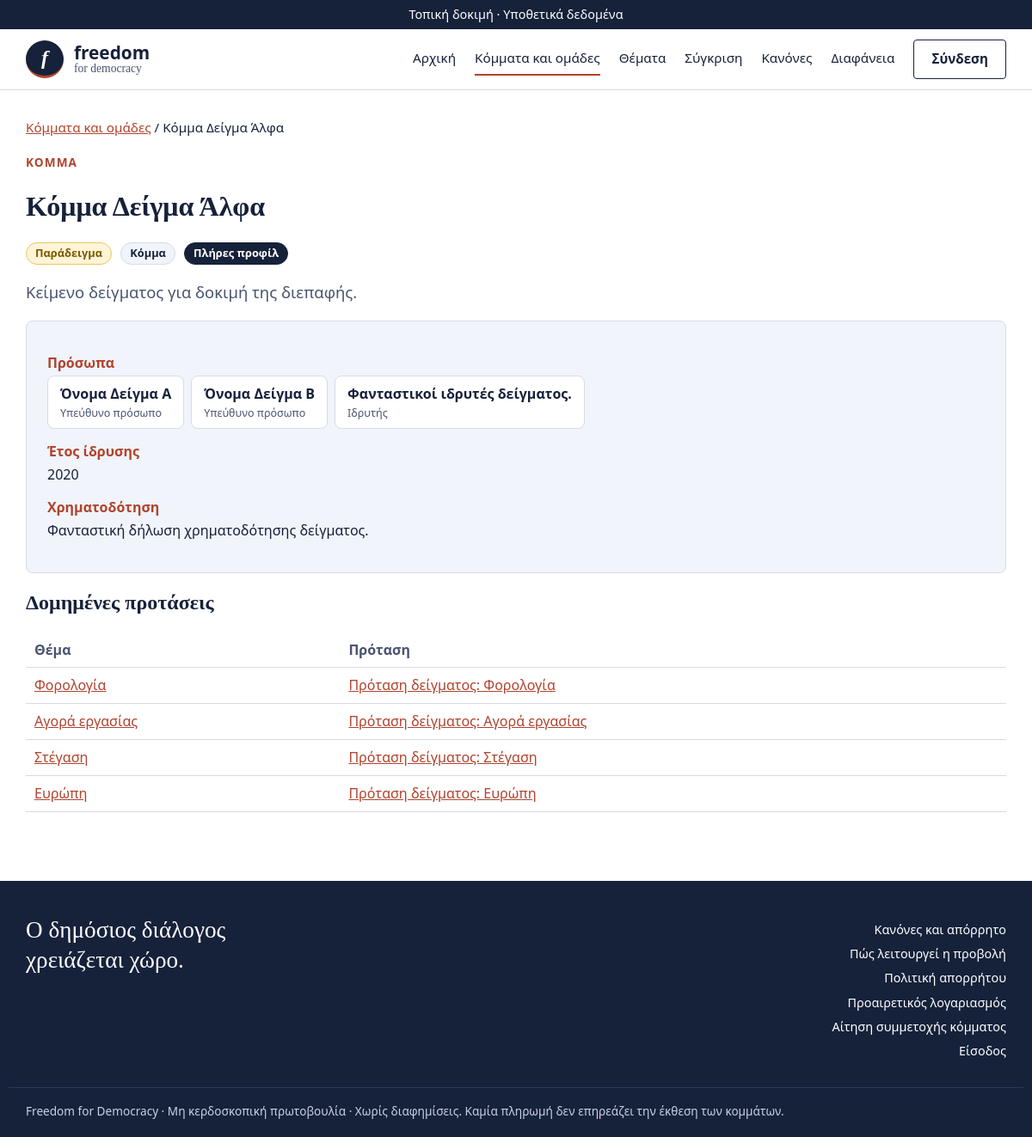
/kommata/κόμμα-δείγμα-άλφα/, run on the app's committed database.
### core/models.py (models this page shows, shortened)
class Party(models.Model):
    KIND_PARTY = "party"
    KIND_GROUP = "group"
    KINDS = [(KIND_PARTY, "Κόμμα"), (KIND_GROUP, "Ομάδα υπό σύσταση")]
    TIER_PROGRESS = "in_progress"
    TIER_FULL = "full"
    TIERS = [(TIER_PROGRESS, "Προφίλ σε εξέλιξη"), (TIER_FULL, "Πλήρες προφίλ")]
    name = models.CharField("Επωνυμία", max_length=120, unique=True)
    slug = models.CharField(max_length=140, unique=True, editable=False)
    slogan = models.CharField("Σύνθημα (έως 120 χαρακτήρες)", max_length=120, blank=True)
    kind = models.CharField("Είδος", max_length=10, choices=KINDS, default=KIND_PARTY)
    tier = models.CharField("Βαθμίδα προφίλ", max_length=12, choices=TIERS, default=TIER_PROGRESS)
    founded_year = models.PositiveSmallIntegerField("Έτος ίδρυσης", null=True, blank=True)
    responsible_persons = models.TextField(
        "Υπεύθυνα πρόσωπα (1-3, ένα όνομα ανά γραμμή)",
        help_text="Επαληθευμένα μέσω υπεύθυνης δήλωσης gov.gr.",
    )
    founders = models.TextField("Ιδρυτές", blank=True)
    founders_prior_service = models.BooleanField(
        "Ιδρυτές με προηγούμενη κοινοβουλευτική θητεία", default=False
    )
    funding = models.TextField("Πηγές χρηματοδότησης (δημόσια δήλωση)", blank=True)
    website = models.URLField("Επίσημη ιστοσελίδα", blank=True)
    is_example = models.BooleanField("Παράδειγμα (φανταστικά στοιχεία)", default=False,
                                     help_text="Εμφανίζεται με ετικέτα «Παράδειγμα» σε όλες τις σελίδες.")
    facebook = models.URLField("Facebook", blank=True)
    instagram = models.URLField("Instagram", blank=True)
    x_url = models.URLField("X (Twitter)", blank=True)
    youtube = models.URLField("YouTube", blank=True)
    tiktok = models.URLField("TikTok", blank=True)
    linkedin = models.URLField("LinkedIn", blank=True)
    image = models.ImageField(
        "Φωτογραφία ομάδας ή λογότυπο", upload_to="party_images/", blank=True,
        help_text="JPG, PNG ή WebP, έως 2 MB. Αφαιρούνται αυτόματα τα μεταδεδομένα της φωτογραφίας (π.χ. τοποθεσία).",
    )
    is_published = models.BooleanField("Δημοσιευμένο", default=False)
    graduated = models.BooleanField(
        "Απόφοιτο (εισήλθε στη Βουλή)",
        default=False,
        help_text="Το προφίλ μένει, αλλά το κόμμα βγαίνει από την ισότιμη εναλλαγή.",
    )
    moderation_note = models.TextField(
        "Αιτιολόγηση απόφασης (δημοσιεύεται στο αρχείο αποφάσεων)", blank=True
    )
    created_at = models.DateTimeField(auto_now_add=True)
    class Meta:
        ordering = ["name"]
        verbose_name = "Κόμμα / ομάδα"
        verbose_name_plural = "Κόμματα και ομάδες"
    @property
    def person_list(self):
        return [line.strip() for line in (self.responsible_persons or "").splitlines() if line.strip()]
    @property
    def founder_list(self):
        return [line.strip() for line in (self.founders or "").splitlines() if line.strip()]
    SOCIALS = [
        ("facebook", "Facebook", ("facebook.com", "fb.com", "fb.me")),
        ("instagram", "Instagram", ("instagram.com",)),
        ("x_url", "X", ("x.com", "twitter.com")),
        ("youtube", "YouTube", ("youtube.com", "youtu.be")),
        ("tiktok", "TikTok", ("tiktok.com",)),
        ("linkedin", "LinkedIn", ("linkedin.com",)),
    ]
    @property
    def social_links(self):
        return [(key, label, getattr(self, key)) for key, label, _ in self.SOCIALS if getattr(self, key)]
    @property
    def people_cards(self):
        people = list(self.people.all())
        by_name = {p.name: p for p in people}
        out = []
        for role, names in (("Υπεύθυνο πρόσωπο", self.person_list), ("Ιδρυτής", self.founder_list)):
            for n in names:
                out.append({"name": n, "role": role, "person": by_name.get(n), "id": f"pp{len(out)}"})
        return out

class Proposal(models.Model):
    party = models.ForeignKey(Party, on_delete=models.CASCADE, related_name="proposals")
    topic = models.ForeignKey(Topic, on_delete=models.PROTECT, related_name="proposals")
    title = models.CharField("Τίτλος (η δράση σε μία πρόταση)", max_length=200)
    problem = models.TextField("Πρόβλημα (με πηγή ή δεδομένο)", validators=[MaxWords(150)])
    action = models.TextField("Πρόταση (τι αλλάζει και ποιος το υλοποιεί)", validators=[MaxWords(150)])
    legal = models.TextField("Νομικό πλαίσιο", validators=[MaxWords(150)])
    cost = models.TextField("Κόστος και χρηματοδότηση", validators=[MaxWords(150)])
    tradeoffs = models.TextField("Αντισταθμίσματα (ποιος χάνει ή τι θυσιάζεται)", validators=[MaxWords(150)])
    timeline = models.TextField("Χρονοδιάγραμμα", validators=[MaxWords(150)])
    metric = models.TextField("Μέτρο επιτυχίας", validators=[MaxWords(150)])
    source = models.URLField("Πηγή τεκμηρίωσης (σύνδεσμος)", blank=True)
    stance = models.ForeignKey("PrefOption", null=True, blank=True, on_delete=models.SET_NULL, related_name="proposals",
                               verbose_name="Θέση στο ερώτημα του ερωτηματολογίου (προαιρετικά)")
    is_published = models.BooleanField("Δημοσιευμένη", default=True)
    created_at = models.DateTimeField(auto_now_add=True)
    updated_at = models.DateTimeField(auto_now=True)
    class Meta:
        ordering = ["topic__order", "title"]
        verbose_name = "Δομημένη πρόταση"
        verbose_name_plural = "Δομημένες προτάσεις"
    FIELDS = [
        ("problem", "Πρόβλημα"),
        ("action", "Πρόταση"),
        ("legal", "Νομικό πλαίσιο"),
        ("cost", "Κόστος και χρηματοδότηση"),
        ("tradeoffs", "Αντισταθμίσματα"),
        ("timeline", "Χρονοδιάγραμμα"),
        ("metric", "Μέτρο επιτυχίας"),
    ]

class Topic(models.Model):
    name = models.CharField("Θέμα", max_length=80, unique=True)
    slug = models.CharField(max_length=80, unique=True)
    order = models.PositiveSmallIntegerField(default=0)
    class Meta:
        ordering = ["order", "name"]
        verbose_name = "Θέμα"
        verbose_name_plural = "Θέματα"

### core/views.py (the view)
# urls.py: path("kommata/<str:slug>/", views.party_detail, name="party"),
def party_detail(request, slug):
    party = get_object_or_404(Party, slug=slug, is_published=True)
    proposals = party.proposals.filter(is_published=True).select_related("topic")
    ctx = {"party": party, "proposals": proposals, "changes": party.changes.all()[:15]}
    return render(request, "core/party.html", ctx)

### core/citizens.py (called while the page is built)
def citizen_of(request):
    if not hasattr(request, "_citizen"):
        user = getattr(request, "user", None)
        profile = None
        if user is not None and user.is_authenticated:
            profile = CitizenProfile.objects.filter(user=user).first()
        request._citizen = profile
    return request._citizen

### core/context.py (called while the page is built)
def site(request):
    return {"demo_banner": settings.FD_DEMO_BANNER, "member_party": member_party(request),
            "apply_enabled": features.enabled(request, "applications"),
            "citizen": citizens.citizen_of(request),
            "accounts_mode": features.enabled(request, "citizen_accounts"),
            "compare_enabled": features.enabled(request, "comparison")}

### core/features.py (called while the page is built)
def enabled(request, key):
    from .models import FeatureFlag
    state = FeatureFlag.objects.filter(key=key).values_list("state", flat=True).first()
    if state is None and key in DEFAULTS:
        ensure_flags()
        state = FeatureFlag.objects.filter(key=key).values_list("state", flat=True).first()
    if state == FeatureFlag.ON:
        return True
    if state == FeatureFlag.TEST:
        user = getattr(request, "user", None)
        return bool(user and user.is_active and user.is_staff)
    return False

### core/members.py (called while the page is built)
def member_party(request):
    user = getattr(request, "user", None)
    if user is None or not user.is_authenticated:
        return None
    membership = getattr(user, "membership", None)
    return membership.party if membership else None

### core/templates/core/party.html (shortened to what this page needs)
{% extends "core/base.html" %}
{% block content %}
<p class="crumb"><a href="{% url 'catalog' %}">Κόμματα και ομάδες</a> / {{ party.name }}</p>
<p class="eyebrow">{{ party.get_kind_display }}</p>
<h1>{{ party.name }}</h1>
<p>
  {% if party.is_example %}<span class="pill pill-example">Παράδειγμα</span>{% endif %}
  <span class="pill">{{ party.get_kind_display }}</span>
  <span class="pill {% if party.tier == 'full' %}pill-teal{% endif %}">{{ party.get_tier_display }}</span>
</p>
{% if party.slogan %}<p class="lead">{{ party.slogan }}</p>{% endif %}
<div class="panel">
  <dl class="fields">
    <dt>Πρόσωπα</dt>
    <dd class="people">
      {% for c in party.people_cards %}
        <button type="button" class="person-btn" popovertarget="{{ c.id }}">{{ c.name }}<small>{{ c.role }}</small></button>
      {% endfor %}
    </dd>
    {% if party.founded_year %}<dt>Έτος ίδρυσης</dt><dd>{{ party.founded_year }}</dd>{% endif %}
    {% if party.funding %}<dt>Χρηματοδότηση</dt><dd>{{ party.funding }}</dd>{% endif %}
  </dl>
</div>
<h2>Δομημένες προτάσεις</h2>
{% if proposals %}
<table>
  <thead><tr><th>Θέμα</th><th>Πρόταση</th></tr></thead>
  <tbody>
  {% for p in proposals %}
    <tr><td><a href="{% url 'topic' p.topic.slug %}">{{ p.topic.name }}</a></td><td><a href="{% url 'proposal' p.pk %}">{{ p.title }}</a></td></tr>
  {% endfor %}
  </tbody>
</table>
{% else %}
<p class="note">Δεν έχουν δημοσιευτεί προτάσεις ακόμη.</p>
{% endif %}
{% endblock %}

### core/static/core/style.css (style rules this page uses)
:root { --navy: #16213a; --red: #b0432d; --tint: #f1f4fa; --line: #d5dbe8; --muted: #4a5470; --pale: #c9d1e3; --white: #ffffff; }
* { box-sizing: border-box; }
body { margin: 0; font-family: system-ui, -apple-system, "Segoe UI", Roboto, Arial, sans-serif; background: var(--white); color: var(--navy); line-height: 1.55; }
h1, h2, h3 { font-family: Georgia, "Times New Roman", serif; line-height: 1.2; color: var(--navy); }
h1 { font-size: 2rem; }
a { color: var(--red); }
.lead { font-size: 1.15rem; color: var(--muted); max-width: 740px; }
.pill { display: inline-block; font-size: 0.8rem; font-weight: 600; padding: 2px 10px; border-radius: 999px; background: var(--tint); color: var(--navy); border: 1px solid var(--line); margin-right: 6px; }
.pill-teal { background: var(--navy); color: #fff; border-color: var(--navy); }
.panel { background: var(--tint); border: 1px solid var(--line); border-radius: 8px; padding: 20px 24px; margin: 16px 0; }
dl.fields dt { font-weight: 700; color: var(--red); margin-top: 14px; }
dl.fields dd { margin: 2px 0 0; white-space: pre-wrap; }
table { width: 100%; border-collapse: collapse; background: var(--white); }
th, td { text-align: left; padding: 8px 10px; border-bottom: 1px solid var(--line); vertical-align: top; }
th { color: var(--muted); font-weight: 600; }
button, .btn { background: var(--navy); color: #fff; border: 0; border-radius: 6px; padding: 9px 16px; font: inherit; cursor: pointer; text-decoration: none; display: inline-block; }
.eyebrow { text-transform: uppercase; letter-spacing: 0.08em; color: var(--red); font-weight: 700; font-size: 0.85rem; margin: 0 0 12px; }
.crumb { margin: 0 0 18px; font-size: 0.95rem; }
dd.people { display: flex; flex-wrap: wrap; gap: 8px; white-space: normal; }
.person-btn { background: #fff; color: var(--navy); border: 1px solid var(--line); border-radius: 8px; padding: 8px 14px; cursor: pointer; font: inherit; font-weight: 600; text-align: left; }
.person-btn small { display: block; font-weight: 400; color: var(--muted); font-size: 0.78rem; }
.pill-example { background: #FFF4D6; color: #7A5A00; border-color: #E8C766; font-weight: 700; }

### data on the page
Party: name "Κόμμα Δείγμα Άλφα", kind "ΚΌΜΜΑ", kind "Κόμμα", tier "Πλήρες προφίλ", slogan "Κείμενο δείγματος για δοκιμή της διεπαφής.", name "Φανταστικοί ιδρυτές δείγματος.", founded_year "2020", funding "Φανταστική δήλωση χρηματοδότησης δείγματος."
Proposal: topic.name "Φορολογία", title "Πρόταση δείγματος: Φορολογία"
Proposal: topic.name "Αγορά εργασίας", title "Πρόταση δείγματος: Αγορά εργασίας"
Proposal: topic.name "Στέγαση", title "Πρόταση δείγματος: Στέγαση"
Proposal: topic.name "Ευρώπη", title "Πρόταση δείγματος: Ευρώπη"

### other printed values
{{ c.name }} "Όνομα Δείγμα Α" "Όνομα Δείγμα Β"
{{ c.role }} "Υπεύθυνο πρόσωπο" "Υπεύθυνο πρόσωπο" "Ιδρυτής"
